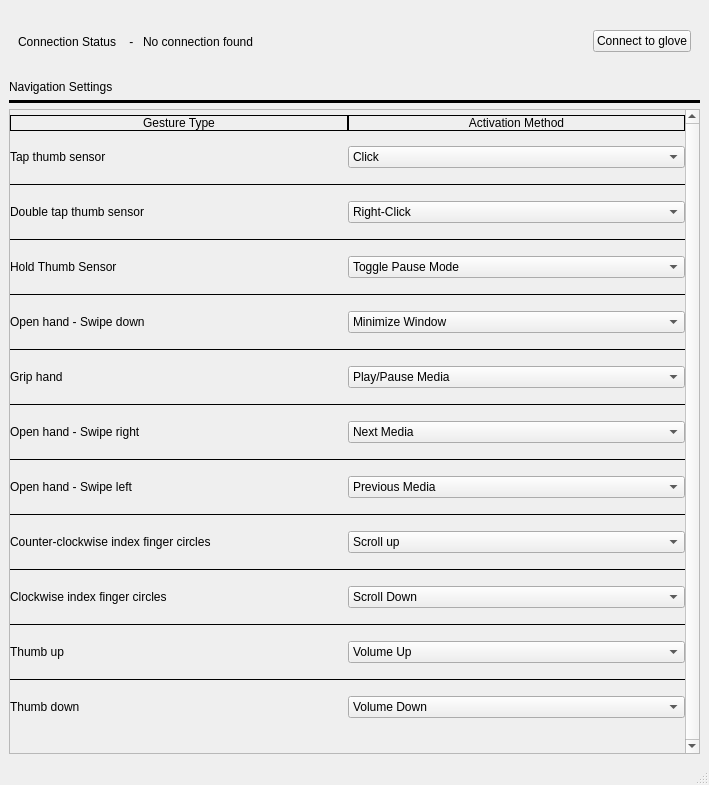
<?xml version="1.0" encoding="UTF-8"?>
<ui version="4.0">
 <class>MainWindow</class>
 <widget class="QMainWindow" name="MainWindow">
  <property name="geometry">
   <rect>
    <x>0</x>
    <y>0</y>
    <width>709</width>
    <height>785</height>
   </rect>
  </property>
  <property name="sizePolicy">
   <sizepolicy hsizetype="Preferred" vsizetype="Preferred">
    <horstretch>0</horstretch>
    <verstretch>0</verstretch>
   </sizepolicy>
  </property>
  <property name="windowTitle">
   <string>HandSense Configuration</string>
  </property>
  <property name="tabShape">
   <enum>QTabWidget::Rounded</enum>
  </property>
  <widget class="QWidget" name="centralwidget">
   <layout class="QVBoxLayout" name="verticalLayout_2" stretch="1,0,1,10">
    <item>
     <widget class="QWidget" name="widget" native="true">
      <layout class="QHBoxLayout" name="horizontalLayout_3">
       <item>
        <layout class="QHBoxLayout" name="horizontalLayout_2">
         <item>
          <widget class="QLabel" name="label_3">
           <property name="text">
            <string>Connection Status    - </string>
           </property>
          </widget>
         </item>
         <item>
          <widget class="QLabel" name="label">
           <property name="text">
            <string>No connection found</string>
           </property>
          </widget>
         </item>
         <item>
          <spacer name="horizontalSpacer">
           <property name="orientation">
            <enum>Qt::Horizontal</enum>
           </property>
           <property name="sizeHint" stdset="0">
            <size>
             <width>40</width>
             <height>20</height>
            </size>
           </property>
          </spacer>
         </item>
         <item>
          <widget class="QPushButton" name="pushButton">
           <property name="text">
            <string>Connect to glove</string>
           </property>
          </widget>
         </item>
        </layout>
       </item>
      </layout>
     </widget>
    </item>
    <item>
     <widget class="QLabel" name="label_7">
      <property name="text">
       <string>Navigation Settings</string>
      </property>
     </widget>
    </item>
    <item>
     <widget class="Line" name="line">
      <property name="frameShadow">
       <enum>QFrame::Plain</enum>
      </property>
      <property name="lineWidth">
       <number>3</number>
      </property>
      <property name="orientation">
       <enum>Qt::Horizontal</enum>
      </property>
     </widget>
    </item>
    <item>
     <widget class="QScrollArea" name="scrollArea">
      <property name="sizePolicy">
       <sizepolicy hsizetype="Expanding" vsizetype="Preferred">
        <horstretch>0</horstretch>
        <verstretch>0</verstretch>
       </sizepolicy>
      </property>
      <property name="verticalScrollBarPolicy">
       <enum>Qt::ScrollBarAlwaysOn</enum>
      </property>
      <property name="sizeAdjustPolicy">
       <enum>QAbstractScrollArea::AdjustIgnored</enum>
      </property>
      <property name="widgetResizable">
       <bool>true</bool>
      </property>
      <property name="alignment">
       <set>Qt::AlignLeading|Qt::AlignLeft|Qt::AlignTop</set>
      </property>
      <widget class="QWidget" name="scrollAreaWidgetContents">
       <property name="geometry">
        <rect>
         <x>0</x>
         <y>0</y>
         <width>672</width>
         <height>646</height>
        </rect>
       </property>
       <property name="sizePolicy">
        <sizepolicy hsizetype="Preferred" vsizetype="Preferred">
         <horstretch>0</horstretch>
         <verstretch>0</verstretch>
        </sizepolicy>
       </property>
       <layout class="QGridLayout" name="gridLayout_3">
        <property name="leftMargin">
         <number>0</number>
        </property>
        <property name="topMargin">
         <number>0</number>
        </property>
        <property name="rightMargin">
         <number>0</number>
        </property>
        <property name="bottomMargin">
         <number>0</number>
        </property>
        <property name="horizontalSpacing">
         <number>0</number>
        </property>
        <property name="verticalSpacing">
         <number>10</number>
        </property>
        <item row="5" column="0">
         <widget class="QLabel" name="label_16">
          <property name="text">
           <string>Hold Thumb Sensor</string>
          </property>
         </widget>
        </item>
        <item row="2" column="1">
         <widget class="Line" name="line_3">
          <property name="frameShadow">
           <enum>QFrame::Plain</enum>
          </property>
          <property name="orientation">
           <enum>Qt::Horizontal</enum>
          </property>
         </widget>
        </item>
        <item row="21" column="1">
         <widget class="QComboBox" name="thumbsDown_combo">
          <item>
           <property name="text">
            <string>Volume Down</string>
           </property>
          </item>
         </widget>
        </item>
        <item row="10" column="0">
         <widget class="Line" name="line_8">
          <property name="frameShadow">
           <enum>QFrame::Plain</enum>
          </property>
          <property name="orientation">
           <enum>Qt::Horizontal</enum>
          </property>
         </widget>
        </item>
        <item row="14" column="0">
         <widget class="Line" name="line_12">
          <property name="frameShadow">
           <enum>QFrame::Plain</enum>
          </property>
          <property name="orientation">
           <enum>Qt::Horizontal</enum>
          </property>
         </widget>
        </item>
        <item row="12" column="0">
         <widget class="Line" name="line_10">
          <property name="frameShadow">
           <enum>QFrame::Plain</enum>
          </property>
          <property name="orientation">
           <enum>Qt::Horizontal</enum>
          </property>
         </widget>
        </item>
        <item row="18" column="1">
         <widget class="Line" name="line_17">
          <property name="frameShadow">
           <enum>QFrame::Plain</enum>
          </property>
          <property name="orientation">
           <enum>Qt::Horizontal</enum>
          </property>
         </widget>
        </item>
        <item row="3" column="1">
         <widget class="QComboBox" name="doubleTap_thumb_combo">
          <item>
           <property name="text">
            <string>Right-Click</string>
           </property>
          </item>
         </widget>
        </item>
        <item row="21" column="0">
         <widget class="QLabel" name="label_13">
          <property name="text">
           <string>Thumb down</string>
          </property>
         </widget>
        </item>
        <item row="10" column="1">
         <widget class="Line" name="line_9">
          <property name="frameShadow">
           <enum>QFrame::Plain</enum>
          </property>
          <property name="orientation">
           <enum>Qt::Horizontal</enum>
          </property>
         </widget>
        </item>
        <item row="15" column="1">
         <widget class="QComboBox" name="CCW_index_combo">
          <item>
           <property name="text">
            <string>Scroll up</string>
           </property>
          </item>
         </widget>
        </item>
        <item row="19" column="1">
         <widget class="QComboBox" name="thumbsUp_combo">
          <item>
           <property name="text">
            <string>Volume Up</string>
           </property>
          </item>
         </widget>
        </item>
        <item row="7" column="0">
         <widget class="QLabel" name="label_6">
          <property name="text">
           <string>Open hand - Swipe down</string>
          </property>
         </widget>
        </item>
        <item row="11" column="1">
         <widget class="QComboBox" name="openHand_swipeRight_combo">
          <item>
           <property name="text">
            <string>Next Media</string>
           </property>
          </item>
         </widget>
        </item>
        <item row="22" column="1">
         <spacer name="verticalSpacer_2">
          <property name="orientation">
           <enum>Qt::Vertical</enum>
          </property>
          <property name="sizeType">
           <enum>QSizePolicy::Fixed</enum>
          </property>
          <property name="sizeHint" stdset="0">
           <size>
            <width>20</width>
            <height>20</height>
           </size>
          </property>
         </spacer>
        </item>
        <item row="20" column="1">
         <widget class="Line" name="line_19">
          <property name="frameShadow">
           <enum>QFrame::Plain</enum>
          </property>
          <property name="orientation">
           <enum>Qt::Horizontal</enum>
          </property>
         </widget>
        </item>
        <item row="11" column="0">
         <widget class="QLabel" name="label_8">
          <property name="text">
           <string>Open hand - Swipe right</string>
          </property>
         </widget>
        </item>
        <item row="16" column="0">
         <widget class="Line" name="line_14">
          <property name="frameShadow">
           <enum>QFrame::Plain</enum>
          </property>
          <property name="orientation">
           <enum>Qt::Horizontal</enum>
          </property>
         </widget>
        </item>
        <item row="12" column="1">
         <widget class="Line" name="line_11">
          <property name="frameShadow">
           <enum>QFrame::Plain</enum>
          </property>
          <property name="orientation">
           <enum>Qt::Horizontal</enum>
          </property>
         </widget>
        </item>
        <item row="13" column="0">
         <widget class="QLabel" name="label_9">
          <property name="text">
           <string>Open hand - Swipe left</string>
          </property>
         </widget>
        </item>
        <item row="9" column="1">
         <widget class="QComboBox" name="grip_hand_combo">
          <item>
           <property name="text">
            <string>Play/Pause Media</string>
           </property>
          </item>
         </widget>
        </item>
        <item row="2" column="0">
         <widget class="Line" name="line_2">
          <property name="frameShadow">
           <enum>QFrame::Plain</enum>
          </property>
          <property name="orientation">
           <enum>Qt::Horizontal</enum>
          </property>
         </widget>
        </item>
        <item row="19" column="0">
         <widget class="QLabel" name="label_12">
          <property name="text">
           <string>Thumb up</string>
          </property>
         </widget>
        </item>
        <item row="1" column="0">
         <widget class="QLabel" name="label_2">
          <property name="frameShape">
           <enum>QFrame::NoFrame</enum>
          </property>
          <property name="text">
           <string>Tap thumb sensor</string>
          </property>
         </widget>
        </item>
        <item row="17" column="0">
         <widget class="QLabel" name="label_11">
          <property name="text">
           <string>Clockwise index finger circles</string>
          </property>
         </widget>
        </item>
        <item row="14" column="1">
         <widget class="Line" name="line_13">
          <property name="frameShadow">
           <enum>QFrame::Plain</enum>
          </property>
          <property name="orientation">
           <enum>Qt::Horizontal</enum>
          </property>
         </widget>
        </item>
        <item row="0" column="0">
         <widget class="QLabel" name="label_14">
          <property name="sizePolicy">
           <sizepolicy hsizetype="Preferred" vsizetype="Fixed">
            <horstretch>0</horstretch>
            <verstretch>0</verstretch>
           </sizepolicy>
          </property>
          <property name="frameShape">
           <enum>QFrame::Box</enum>
          </property>
          <property name="text">
           <string>Gesture Type</string>
          </property>
          <property name="textFormat">
           <enum>Qt::AutoText</enum>
          </property>
          <property name="alignment">
           <set>Qt::AlignCenter</set>
          </property>
         </widget>
        </item>
        <item row="6" column="1">
         <widget class="Line" name="line_5">
          <property name="frameShadow">
           <enum>QFrame::Plain</enum>
          </property>
          <property name="orientation">
           <enum>Qt::Horizontal</enum>
          </property>
         </widget>
        </item>
        <item row="22" column="0">
         <spacer name="verticalSpacer">
          <property name="orientation">
           <enum>Qt::Vertical</enum>
          </property>
          <property name="sizeType">
           <enum>QSizePolicy::Fixed</enum>
          </property>
          <property name="sizeHint" stdset="0">
           <size>
            <width>20</width>
            <height>20</height>
           </size>
          </property>
         </spacer>
        </item>
        <item row="7" column="1">
         <widget class="QComboBox" name="openHand_swipeDown_combo">
          <item>
           <property name="text">
            <string>Minimize Window</string>
           </property>
          </item>
         </widget>
        </item>
        <item row="17" column="1">
         <widget class="QComboBox" name="CW_index_combo">
          <item>
           <property name="text">
            <string>Scroll Down</string>
           </property>
          </item>
         </widget>
        </item>
        <item row="6" column="0">
         <widget class="Line" name="line_4">
          <property name="frameShadow">
           <enum>QFrame::Plain</enum>
          </property>
          <property name="orientation">
           <enum>Qt::Horizontal</enum>
          </property>
         </widget>
        </item>
        <item row="20" column="0">
         <widget class="Line" name="line_18">
          <property name="frameShadow">
           <enum>QFrame::Plain</enum>
          </property>
          <property name="orientation">
           <enum>Qt::Horizontal</enum>
          </property>
         </widget>
        </item>
        <item row="15" column="0">
         <widget class="QLabel" name="label_10">
          <property name="text">
           <string>Counter-clockwise index finger circles</string>
          </property>
         </widget>
        </item>
        <item row="8" column="1">
         <widget class="Line" name="line_7">
          <property name="frameShadow">
           <enum>QFrame::Plain</enum>
          </property>
          <property name="orientation">
           <enum>Qt::Horizontal</enum>
          </property>
         </widget>
        </item>
        <item row="13" column="1">
         <widget class="QComboBox" name="openHand_swipeLeft_combo">
          <item>
           <property name="text">
            <string>Previous Media</string>
           </property>
          </item>
         </widget>
        </item>
        <item row="9" column="0">
         <widget class="QLabel" name="label_5">
          <property name="text">
           <string>Grip hand</string>
          </property>
         </widget>
        </item>
        <item row="1" column="1">
         <widget class="QComboBox" name="tap_thumb_combo">
          <item>
           <property name="text">
            <string>Click</string>
           </property>
          </item>
         </widget>
        </item>
        <item row="8" column="0">
         <widget class="Line" name="line_6">
          <property name="frameShadow">
           <enum>QFrame::Plain</enum>
          </property>
          <property name="orientation">
           <enum>Qt::Horizontal</enum>
          </property>
         </widget>
        </item>
        <item row="0" column="1">
         <widget class="QLabel" name="label_15">
          <property name="sizePolicy">
           <sizepolicy hsizetype="Preferred" vsizetype="Fixed">
            <horstretch>0</horstretch>
            <verstretch>0</verstretch>
           </sizepolicy>
          </property>
          <property name="frameShape">
           <enum>QFrame::Box</enum>
          </property>
          <property name="text">
           <string>Activation Method</string>
          </property>
          <property name="alignment">
           <set>Qt::AlignCenter</set>
          </property>
         </widget>
        </item>
        <item row="3" column="0">
         <widget class="QLabel" name="label_4">
          <property name="text">
           <string>Double tap thumb sensor</string>
          </property>
         </widget>
        </item>
        <item row="18" column="0">
         <widget class="Line" name="line_16">
          <property name="frameShadow">
           <enum>QFrame::Plain</enum>
          </property>
          <property name="orientation">
           <enum>Qt::Horizontal</enum>
          </property>
         </widget>
        </item>
        <item row="16" column="1">
         <widget class="Line" name="line_15">
          <property name="frameShadow">
           <enum>QFrame::Plain</enum>
          </property>
          <property name="orientation">
           <enum>Qt::Horizontal</enum>
          </property>
         </widget>
        </item>
        <item row="4" column="0">
         <widget class="Line" name="line_20">
          <property name="frameShadow">
           <enum>QFrame::Plain</enum>
          </property>
          <property name="orientation">
           <enum>Qt::Horizontal</enum>
          </property>
         </widget>
        </item>
        <item row="5" column="1">
         <widget class="QComboBox" name="hold_thumb_combo">
          <item>
           <property name="text">
            <string>Toggle Pause Mode</string>
           </property>
          </item>
         </widget>
        </item>
        <item row="4" column="1">
         <widget class="Line" name="line_21">
          <property name="frameShadow">
           <enum>QFrame::Plain</enum>
          </property>
          <property name="orientation">
           <enum>Qt::Horizontal</enum>
          </property>
         </widget>
        </item>
       </layout>
      </widget>
     </widget>
    </item>
   </layout>
  </widget>
  <widget class="QStatusBar" name="statusbar"/>
 </widget>
 <resources/>
 <connections/>
</ui>
